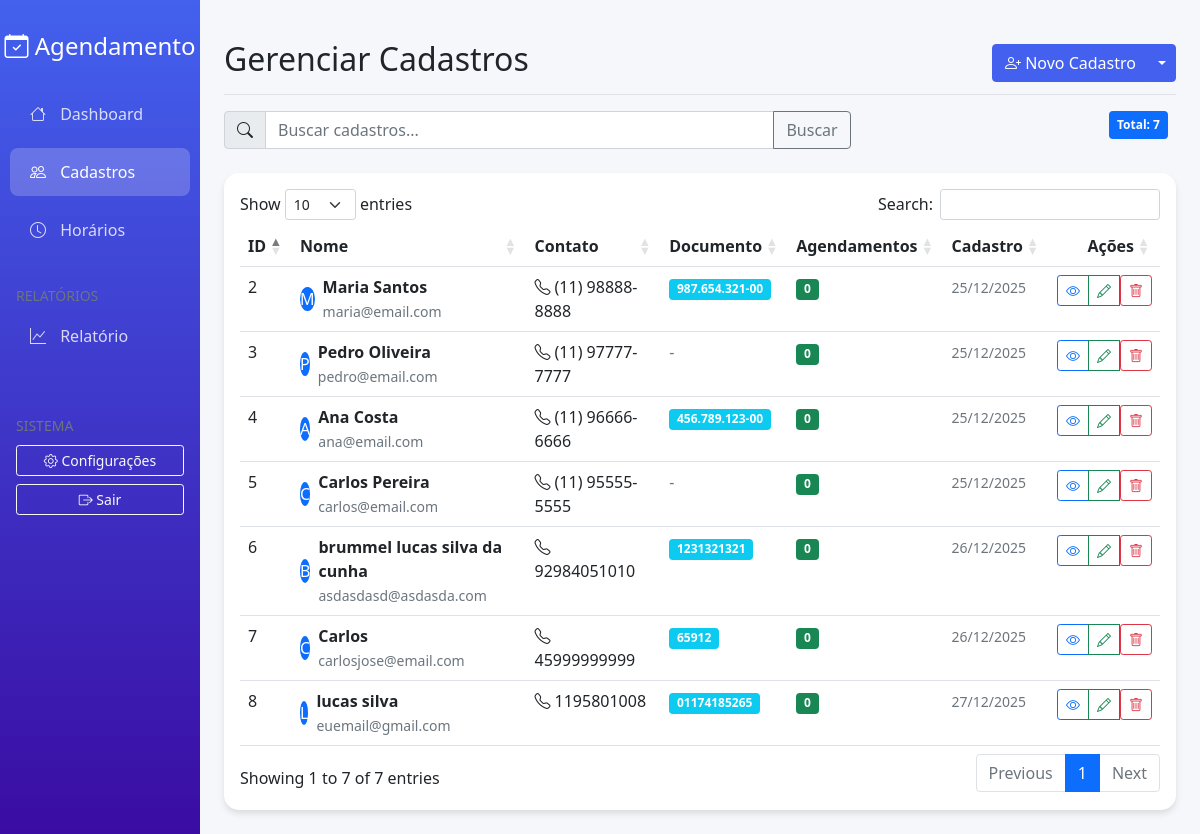
The app's page /cadastros, older data.
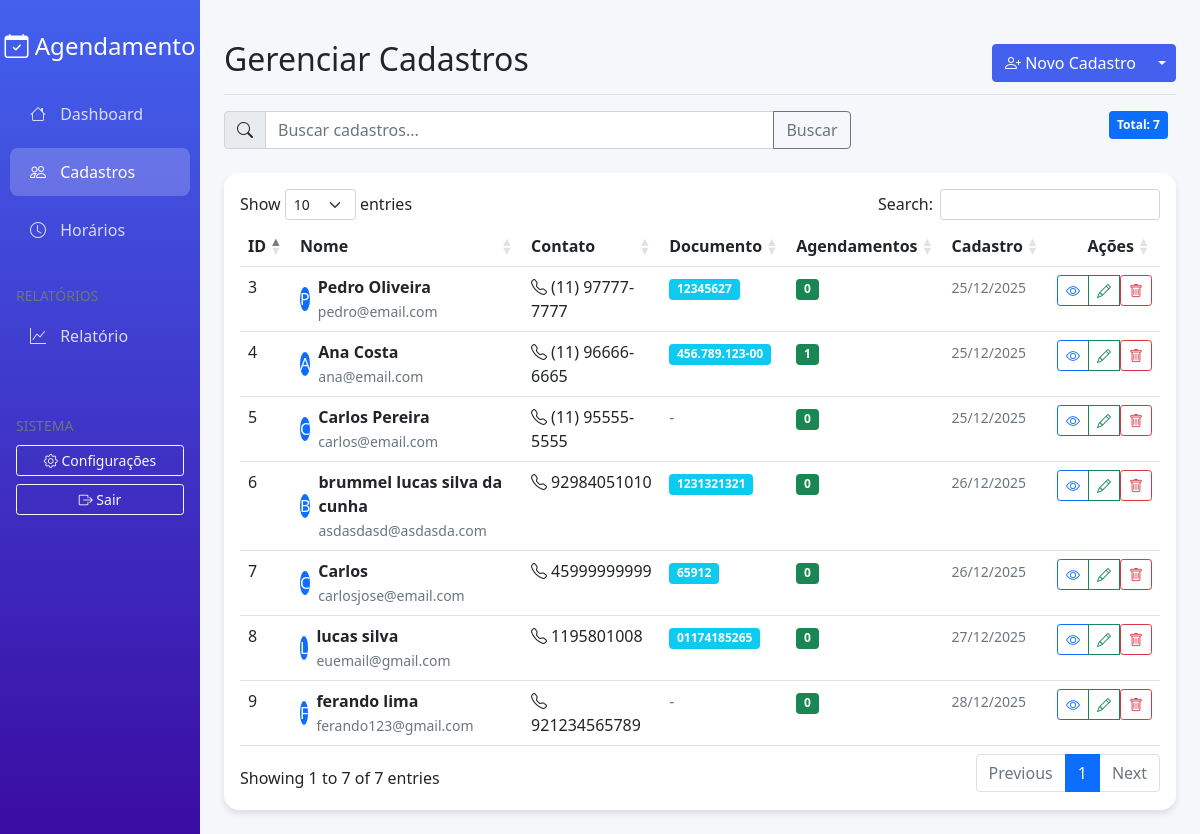
The same page, newer data.
### models/Cadastro.py (models this page shows, shortened)
class Cadastro(db.Model):
    __tablename__ = 'cadastros'
    id = db.Column(db.Integer, primary_key=True)
    nome = db.Column(db.String(100), nullable=False)
    email = db.Column(db.String(100), unique=True, nullable=False)
    telefone = db.Column(db.String(20))
    documento = db.Column(db.String(20), unique=True)
    data_criacao = db.Column(db.DateTime, default=datetime.utcnow)
    horarios = db.relationship('Horario', backref='cadastro', lazy=True, cascade='all, delete-orphan')

### app.py (the view)
    @app.route('/cadastros')
    def listar_cadastros():
        with app.app_context():
            filtro = request.args.get('filtro', '')
            if filtro:
                cadastros = Cadastro.query.filter(
                    (Cadastro.nome.ilike(f'%{filtro}%')) |
                    (Cadastro.email.ilike(f'%{filtro}%')) |
                    (Cadastro.documento.ilike(f'%{filtro}%'))
                ).order_by(Cadastro.nome).all()
            else:
                cadastros = Cadastro.query.order_by(Cadastro.nome).all()
            total = len(cadastros)
            for cadastro in cadastros:
                cadastro.nome_limpo = cadastro.nome.replace("'", "").replace('"', '')
                cadastro.email_limpo = cadastro.email.replace("'", "").replace('"', '') if cadastro.email else ''
            return render_template('cadastros/listar.html',
                                 cadastros=cadastros,
                                 total=total,
                                 filtro=filtro)

### templates/cadastros/listar.html (shortened to what this page needs)
{% extends "base.html" %}
{% block page_title %}Gerenciar Cadastros{% endblock %}
{% block page_actions %}
<div class="btn-group">
    <a href="{{ url_for('criar_cadastro') }}" class="btn btn-primary">
        <i class="bi bi-person-plus"></i> Novo Cadastro
    </a>
    <button type="button" class="btn btn-primary dropdown-toggle dropdown-toggle-split"
            data-bs-toggle="dropdown">
    </button>
</div>
{% endblock %}
{% block content %}
<div class="row mb-4">
    <div class="col-md-8">
        <div class="input-group">
            <span class="input-group-text">
                <i class="bi bi-search"></i>
            </span>
            <input type="text" class="form-control" placeholder="Buscar cadastros..."
                   id="searchInput">
            <button class="btn btn-outline-secondary" type="button" id="searchButton">
                Buscar
            </button>
        </div>
    </div>
    <div class="col-md-4">
        <div class="d-flex justify-content-end">
            <span class="badge bg-primary p-2 me-2">
                Total: {{ total }}
            </span>
        </div>
    </div>
</div>
<div class="card">
    <div class="card-body">
        <div class="table-responsive">
            <table class="table table-hover data-table">
                <thead>
                    <tr>
                        <th>ID</th>
                        <th>Nome</th>
                        <th>Contato</th>
                        <th>Documento</th>
                        <th>Agendamentos</th>
                        <th>Cadastro</th>
                        <th class="text-end">Ações</th>
                    </tr>
                </thead>
                <tbody>
                    {% for cadastro in cadastros %}
                    <tr>
                        <td>{{ cadastro.id }}</td>
                        <td>
                            <div class="d-flex align-items-center">
                                <div class="avatar-sm bg-primary rounded-circle d-flex align-items-center justify-content-center me-2">
                                    <span class="text-white">{{ cadastro.nome[:1]|upper }}</span>
                                </div>
                                <div>
                                    <strong>{{ cadastro.nome }}</strong><br>
                                    <small class="text-muted">{{ cadastro.email }}</small>
                                </div>
                            </div>
                        </td>
                        <td>
                            {% if cadastro.telefone %}
                            <i class="bi bi-telephone me-1"></i>{{ cadastro.telefone }}
                            {% else %}
                            <span class="text-muted">Não informado</span>
                            {% endif %}
                        </td>
                        <td>
                            {% if cadastro.documento %}
                            <span class="badge bg-info">{{ cadastro.documento }}</span>
                            {% else %}
                            <span class="text-muted">-</span>
                            {% endif %}
                        </td>
                        <td>
                            <span class="badge bg-success">{{ cadastro.horarios|length }}</span>
                        </td>
                        <td>
                            <small class="text-muted">
                                {{ cadastro.data_criacao.strftime('%d/%m/%Y') }}
                            </small>
                        </td>
                        <td class="text-end">
                            <div class="btn-group">
                                <a href="{{ url_for('visualizar_cadastro', id=cadastro.id) }}"
                                class="btn btn-sm btn-outline-primary" title="Visualizar">
                                    <i class="bi bi-eye"></i>
                                </a>
                                <a href="{{ url_for('editar_cadastro', id=cadastro.id) }}"
                                class="btn btn-sm btn-outline-success" title="Editar">
                                    <i class="bi bi-pencil"></i>
                                </a>
                                <form action="{{ url_for('deletar_cadastro', id=cadastro.id) }}"
                                    method="POST"
                                    style="display: inline;">
                                    <button type="submit"
                                            class="btn btn-sm btn-outline-danger"
                                            title="Excluir"
                                            onclick="return confirm('Deseja excluir {{ cadastro.nome_limpo }}?')">
                                        <i class="bi bi-trash"></i>
                                    </button>
                                </form>
                            </div>
                        </td>
                    </tr>
                    {% endfor %}
                </tbody>
            </table>
        </div>
    </div>
</div>
{% endblock %}

### templates/base.html (shortened to what this page needs)
<!DOCTYPE html>
<html lang="pt-BR">
<head>
    <link href="https://cdn.jsdelivr.net/npm/bootstrap@5.1.3/dist/css/bootstrap.min.css" rel="stylesheet">
    <link rel="stylesheet" href="https://cdn.jsdelivr.net/npm/bootstrap-icons@1.8.1/font/bootstrap-icons.css">
    <link rel="stylesheet" type="text/css" href="https://cdn.datatables.net/1.11.5/css/dataTables.bootstrap5.min.css">
    <link rel="stylesheet" href="https://cdn.jsdelivr.net/npm/flatpickr/dist/flatpickr.min.css">
</head>
<body>
    <div class="container-fluid">
        <div class="row">
            <div class="col-md-3 col-lg-2 sidebar d-md-block">
                <div class="position-sticky pt-3">
                    <h4 class="text-center mt-3 mb-4">
                        <i class="bi bi-calendar-check"></i> Agendamento
                    </h4>
                    <ul class="nav flex-column">
                        <li class="nav-item">
                            <a class="nav-link {% if request.endpoint == 'index' %}active{% endif %}"
                               href="{{ url_for('index') }}">
                                <i class="bi bi-house"></i> Dashboard
                            </a>
                        </li>
                        <li class="nav-item">
                            <a class="nav-link {% if 'cadastros' in request.endpoint %}active{% endif %}"
                               href="{{ url_for('listar_cadastros') }}">
                                <i class="bi bi-people"></i> Cadastros
                            </a>
                        </li>
                        <li class="nav-item">
                            <a class="nav-link {% if 'horarios' in request.endpoint %}active{% endif %}"
                               href="{{ url_for('listar_horarios') }}">
                                <i class="bi bi-clock"></i> Horários
                            </a>
                        </li>
                        <li class="nav-item mt-4">
                            <div class="px-3">
                                <small class="text-muted">RELATÓRIOS</small>
                            </div>
                        </li>
                        <li class="nav-item">
                            <a class="nav-link" href="#" data-bs-toggle="modal" data-bs-target="#relatorioModal">
                                <i class="bi bi-graph-up"></i> Relatório
                            </a>
                        </li>
                    </ul>
                    <div class="mt-5 px-3">
                        <small class="text-muted">SISTEMA</small>
                        <div class="d-grid gap-2 mt-2">
                            <a href="#" class="btn btn-outline-light btn-sm">
                                <i class="bi bi-gear"></i> Configurações
                            </a>
                            <a href="#" class="btn btn-outline-light btn-sm">
                                <i class="bi bi-box-arrow-right"></i> Sair
                            </a>
                        </div>
                    </div>
                </div>
            </div>
            <main class="col-md-9 ms-sm-auto col-lg-10 px-md-4 py-4">
                <div class="d-flex justify-content-between flex-wrap flex-md-nowrap align-items-center pt-3 pb-2 mb-3 border-bottom">
                    <h1 class="h2">{% block page_title %}Dashboard{% endblock %}</h1>
                    <div class="btn-toolbar mb-2 mb-md-0">
                        {% block page_actions %}{% endblock %}
                    </div>
                </div>
                {% block content %}{% endblock %}
            </main>
        </div>
    </div>
</body>
</html>

### templates/base.html (style rules this page uses)
:root { --primary-color: #4361ee; --secondary-color: #3a0ca3; --success-color: #4cc9f0; --light-color: #f8f9fa; }
body { background-color: #f5f7fb; font-family: 'Segoe UI', Tahoma, Geneva, Verdana, sans-serif; }
.sidebar { background: linear-gradient(180deg, var(--primary-color), var(--secondary-color)); color: white; min-height: 100vh; padding: 0; }
.sidebar .nav-link { color: rgba(255, 255, 255, 0.8); padding: 12px 20px; margin: 5px 10px; border-radius: 8px; transition: all 0.3s; }
.sidebar .nav-link.active { background-color: rgba(255, 255, 255, 0.2); color: white; }
.sidebar .nav-link i { width: 20px; margin-right: 10px; }
.card { border: none; border-radius: 15px; box-shadow: 0 4px 6px rgba(0, 0, 0, 0.1); transition: transform 0.3s; }
.btn-primary { background-color: var(--primary-color); border-color: var(--primary-color); }

Row changes from the older to the newer data that the page shows:
removed Cadastro: id "2", nome "M", nome "Maria Santos", email "maria@email.com", telefone "(11) 98888-8888", documento "987.654.321-00", horarios|length "0", data_criacao "25/12/2025"
changed Cadastro "Ana Costa": telefone "(11) 96666-6666" → "(11) 96666-6665"; horarios|length "0" → "1"
changed Cadastro "Pedro Oliveira": documento (not shown) → "12345627"; no longer shows "-"
added Cadastro: id "9", nome "F", nome "ferando lima", email "ferando123@gmail.com", telefone "921234565789", horarios|length "0", data_criacao "28/12/2025"
